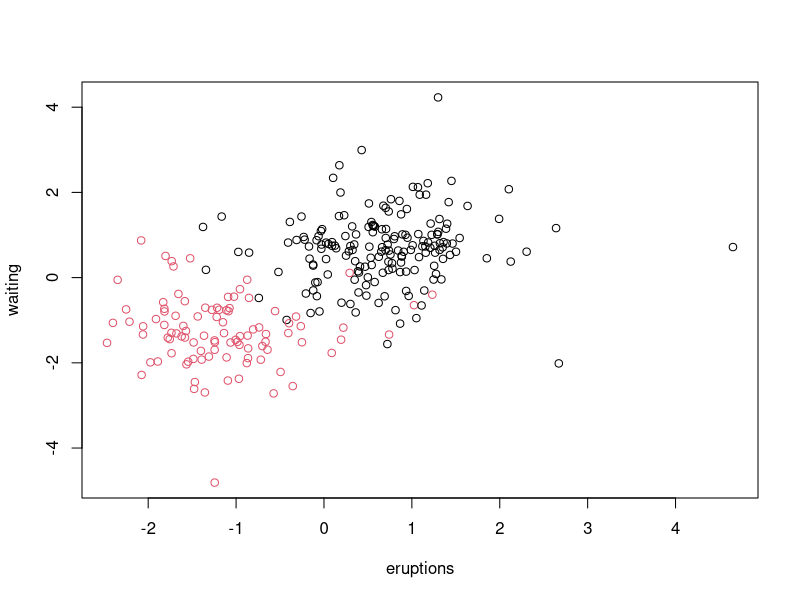

Generate this figure with R: (Note: this script raises an error after producing the figure.)
## ---- chunk 1
library(caret)
## ---- chunk 2
data(faithful)
n <- nrow(faithful)
faithful <- data.frame(lapply(faithful, scale))
faithful$cl <- factor(kmeans(faithful, centers=2)$cluster)

# make it more challenging
set.seed(1)
faithful[,1] <- faithful[,1] + rt(n,df=5)/2
faithful[,2] <- faithful[,2] + rt(n,df=5)/2
plot(faithful[,1:2], col=faithful$cl)
x <- faithful[,1:2]
y <- faithful[,3]
## ---- chunk 3
# svmRadial
start = Sys.time()
set.seed(1)
fit_svm <- train(x, y, method="svmRadial", metric="Kappa", tuneLength = 13)
end = Sys.time()
print(end - start)

# Store the results
fit_svm_results <- fit_svm$results

# Obtain the best one according to Kappa
fit_svm_best <- fit_svm_results[which.max(fit_svm_results$Kappa),]
fit_svm_best
## ---- chunk 4
# rf
# create an empty data.frame for results
fit_rf_results <- data.frame()
# iteration helper
i <- 0

# Iteration with mtry=c(1,2) and ntree=c(100, 250, 500, 1000, 1500, 2000, 2500)
start = Sys.time()
for (ntree in c(100, 250, 500, 1000, 1500, 2000, 2500)){
        i <- i + 1
        set.seed(1)
        fit_rf <- train(x, y, method="rf", metric="Kappa", tuneGrid = data.frame(mtry=c(1,2)), ntree=ntree)
        fit_rf_results[(2*i-1):(2*i),1] <- toString(ntree)
        fit_rf_results[(2*i-1):(2*i),2:6] <- fit_rf$results
}
end = Sys.time()
print(end - start)

# Results vector
# fit_rf_results

# Obtain the best one according to Kappa
fit_rf_best <- fit_rf_results[which.max(fit_rf_results$Kappa),]
fit_rf_best
## ---- chunk 5
# gbm
start = Sys.time()
set.seed(1)
fit_gbm <- train(x, y, method="gbm", metric="Kappa", tuneLength = 13, verbose=FALSE)
end = Sys.time()
print(end - start)

# Store the results
fit_gbm_results <- fit_gbm$results

# Obtain the best one according to Kappa
fit_gbm_best <- fit_gbm_results[which.max(fit_gbm_results$Kappa),]
fit_gbm_best
## ---- chunk 6
# Data merging
dt <- data.frame(method=c("svm", "rf", "gbm"), Kappa=c(fit_svm_best$Kappa, fit_rf_best$Kappa, fit_gbm_best$Kappa), KappaSD=c(fit_svm_best$KappaSD, fit_rf_best$KappaSD, fit_gbm_best$KappaSD))

dt

# Plotting
ggplot(dt, aes(method, Kappa)) +
        geom_point() +
        geom_errorbar(aes(ymin=Kappa-KappaSD, ymax=Kappa+KappaSD), width=0.2) +
        coord_cartesian(ylim=c(0.85,0.975)) +
        labs(title="Kappa with the range of 2 standard deviation", x= "Method", y="Kappa") +
        scale_y_continuous(breaks=seq(0.85, 0.975, 0.025))
